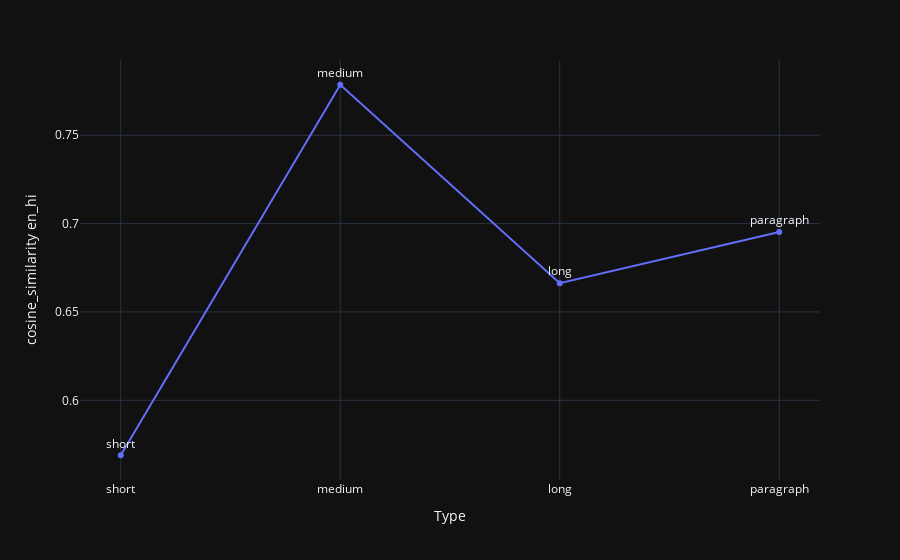

The notebook cell saved with this chart:
### Code cell
distance_chart = px.line(distance_df, x='Type', y=f'{metric_name} en_hi', text='Type', markers=True)
distance_chart.update_traces(textposition="top center")
distance_chart.write_image('cosine_similarity_en_hi_effect_of_length.png')
distance_chart.show()

### Figure 1 — Plotly figure (JSON) as saved in the notebook; plotly's stock layout.template omitted (floating-point values rounded to 4 significant figures)
{"data": [{"hovertemplate": "Type=%{text}<br>cosine_similarity en_hi=%{y}<extra></extra>", "legendgroup": "", "line": {"color": "#636efa", "dash": "solid"}, "marker": {"symbol": "circle"}, "mode": "lines+markers+text", "name": "", "orientation": "v", "showlegend": false, "text": ["short", "medium", "long", "paragraph"], "x": ["short", "medium", "long", "paragraph"], "xaxis": "x", "y": [0.5689, 0.7786, 0.6663, 0.6952], "yaxis": "y", "type": "scatter", "textposition": "top center"}], "layout": {"xaxis": {"anchor": "y", "domain": [0.0, 1.0], "title": {"text": "Type"}}, "yaxis": {"anchor": "x", "domain": [0.0, 1.0], "title": {"text": "cosine_similarity en_hi"}}, "legend": {"tracegroupgap": 0}, "margin": {"t": 60}}}
